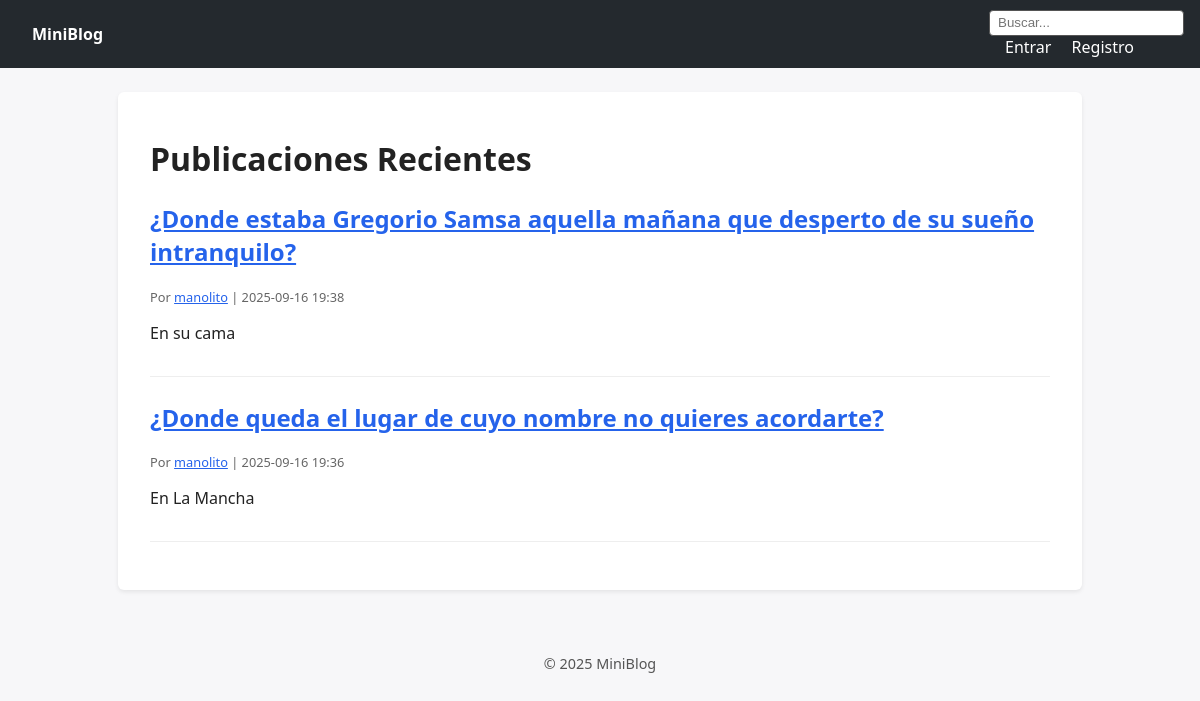
The page / on the database its author committed.
### main.py (models this page shows, shortened)
class Post(db.Model):
	id = db.Column(db.Integer, primary_key=True)
	title = db.Column(db.String(150), nullable=False)
	content = db.Column(db.Text, nullable=False)
	created_at = db.Column(db.DateTime, default=datetime.utcnow, index=True)
	updated_at = db.Column(db.DateTime, default=datetime.utcnow, onupdate=datetime.utcnow)
	user_id = db.Column(db.Integer, db.ForeignKey("user.id"), nullable=False, index=True)
	comments = db.relationship("Comment", backref="post", lazy=True, cascade="all, delete-orphan")

class User(db.Model):
	id = db.Column(db.Integer, primary_key=True)
	username = db.Column(db.String(50), unique=True, nullable=False)
	email = db.Column(db.String(120), unique=True, nullable=False)
	password_hash = db.Column(db.String(255), nullable=False)
	created_at = db.Column(db.DateTime, default=datetime.utcnow)
	bio = db.Column(db.Text, default="")
	posts = db.relationship("Post", backref="author", lazy=True, cascade="all, delete-orphan")
	comments = db.relationship("Comment", backref="author", lazy=True, cascade="all, delete-orphan")

### main.py (the view)
@app.route("/")
def index():
	q = request.args.get("q", "").strip()
	query = Post.query.order_by(Post.created_at.desc())
	if q:
		like = f"%{q}%"
		query = query.filter((Post.title.ilike(like)) | (Post.content.ilike(like)))
	posts = query.limit(25).all()
	return render_template("index.html", posts=posts, q=q, user=current_user())

### main.py (called while the page is built)
def current_user() -> Optional[User]:
	uid = session.get("user_id")
	if uid is None:
		return None
	return User.query.get(uid)

@app.context_processor
def inject_globals():
	return {"current_user": current_user(), "now": datetime.utcnow()}

### templates/index.html (shortened to what this page needs)
{% extends 'layout.html' %}
{% block content %}
<h1>Publicaciones Recientes</h1>
{% if posts %}
  <ul class="post-list">
    {% for p in posts %}
      <li>
        <h2><a href="{{ url_for('post_detail', post_id=p.id) }}">{{ p.title }}</a></h2>
        <div class="meta">Por <a href="{{ url_for('profile', username=p.author.username) }}">{{ p.author.username }}</a> | {{ p.created_at.strftime('%Y-%m-%d %H:%M') }}</div>
        <p>{{ p.content[:200] }}{% if p.content|length > 200 %}...{% endif %}</p>
      </li>
    {% endfor %}
  </ul>
{% else %}
  <p>No hay publicaciones aún.</p>
{% endif %}
{% endblock %}

### templates/layout.html (shortened to what this page needs)
<!doctype html>
<html lang="es">
<head>
  <link rel="stylesheet" href="{{ url_for('static', filename='style.css') }}" />
</head>
<body>
  <nav class="navbar">
    <div class="nav-left"><a href="{{ url_for('index') }}" class="brand">MiniBlog</a></div>
    <div class="nav-right">
      <form method="get" action="{{ url_for('index') }}" class="search-form">
        <input type="text" name="q" placeholder="Buscar..." value="{{ q or '' }}" />
      </form>
      {% if current_user %}
        <a href="{{ url_for('create_post') }}">Nueva Publicación</a>
        <a href="{{ url_for('profile', username=current_user.username) }}">Perfil</a>
        <a href="{{ url_for('logout') }}">Salir</a>
      {% else %}
        <a href="{{ url_for('login') }}">Entrar</a>
        <a href="{{ url_for('register') }}">Registro</a>
      {% endif %}
    </div>
  </nav>
  <main class="container">
    {% block content %}{% endblock %}
  </main>
  <footer class="footer">&copy; {{ now.year }} MiniBlog</footer>
</body>
</html>

### static/style.css (style rules this page uses)
body { font-family: system-ui, Arial, sans-serif; margin:0; background:#f7f7f9; color:#222; }
.navbar { display:flex; justify-content:space-between; align-items:center; background:#24292e; padding:.6rem 1rem; }
.navbar a { color:#fff; text-decoration:none; margin-left:1rem; }
.navbar .brand { font-weight:bold; }
.container { max-width:900px; margin:1.5rem auto 3rem; background:#fff; padding:1.5rem 2rem; box-shadow:0 2px 4px rgba(0,0,0,.08); border-radius:6px; }
.footer { text-align:center; padding:1rem; font-size:.9rem; color:#555; }
.post-list { list-style:none; padding:0; }
.post-list li { margin-bottom:1.5rem; padding-bottom:1rem; border-bottom:1px solid #eee; }
.meta { font-size:.8rem; color:#666; margin-bottom:.3rem; }
.search-form input { padding:.3rem .5rem; border:1px solid #555; border-radius:4px; background:#fff; }
a { color:#2563eb; }

### rows shown on the page
Post: title "¿Donde estaba Gregorio Samsa aquella mañana que desperto de su sueño intranquilo?", author.username "manolito", created_at "2025-09-16 19:38", content "En su cama"
Post: title "¿Donde queda el lugar de cuyo nombre no quieres acordarte?", author.username "manolito", created_at "2025-09-16 19:36", content "En La Mancha"
